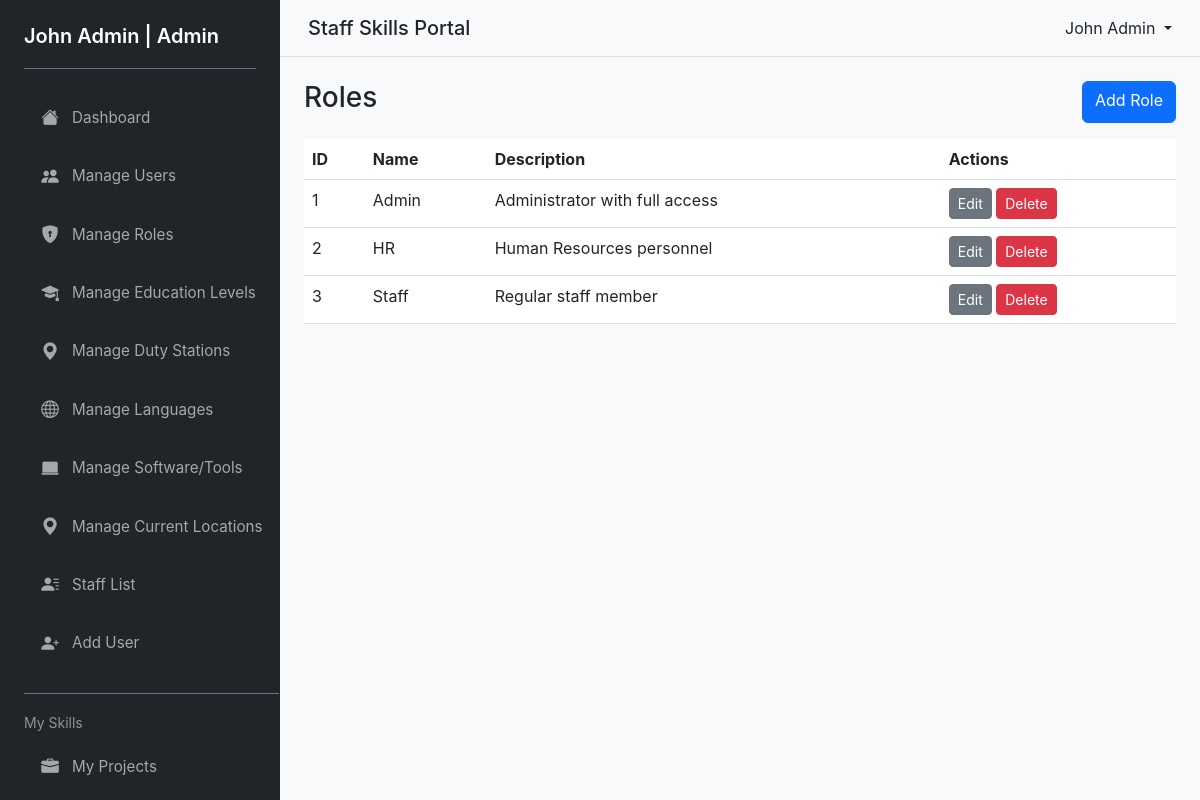
The page /pages/manage_roles.php (signed in) on the database its author committed.
### tables this page shows
CREATE TABLE IF NOT EXISTS roles (
  id INT AUTO_INCREMENT PRIMARY KEY,
  name VARCHAR(50) NOT NULL UNIQUE,
  description VARCHAR(255),
  created_at TIMESTAMP DEFAULT CURRENT_TIMESTAMP
);

### pages/manage_roles.php (the view, shortened to what this page needs)
<?php
require_once __DIR__ . '/../includes/header.php';
$pdo = getPDO();
$roles = $pdo->query('SELECT * FROM roles ORDER BY name ASC')->fetchAll();
?>
<div class="d-flex justify-content-between mb-3">
    <h3>Roles</h3>
    <a class="btn btn-primary" href="<?php echo BASE_URL; ?>/pages/add_role.php">Add Role</a>
</div>
<table class="table">
    <thead><tr><th>ID</th><th>Name</th><th>Description</th><th>Actions</th></tr></thead>
    <tbody>
        <?php if ($roles): foreach ($roles as $r): ?>
            <tr>
                <td><?php echo $r['id']; ?></td>
                <td><?php echo htmlspecialchars($r['name']); ?></td>
                <td><?php echo htmlspecialchars($r['description']); ?></td>
                <td>
                    <a class="btn btn-sm btn-secondary" href="<?php echo BASE_URL; ?>/pages/edit_role.php?id=<?php echo $r['id']; ?>">Edit</a>
                    <form method="post" action="<?php echo BASE_URL; ?>/pages/delete_role.php" style="display:inline;" onsubmit="return confirm('Delete role?');">
                        <button class="btn btn-sm btn-danger">Delete</button>
                    </form>
                </td>
            </tr>
        <?php endforeach; else: ?>
            <tr><td colspan="4">No roles found</td></tr>
        <?php endif; ?>
    </tbody>
</table>
<?php require_once __DIR__ . '/../includes/footer.php'; ?>

### assets/css/styles.css (style rules this page uses)
* { box-sizing: border-box; }
body { font-family: -apple-system, BlinkMacSystemFont, 'Segoe UI', 'Roboto', 'Oxygen', 'Ubuntu', 'Cantarell', 'Fira Sans', 'Droid Sans', 'Helvetica Neue', sans-serif; background-color: #f8f9fa; margin: 0; padding: 0; }
.d-flex { display: flex !important; }
.table { margin-bottom: 0; border-collapse: collapse; }
.btn { transition: all 0.2s ease; }

### rows shown on the page
roles: id "1", name "Admin", description "Administrator with full access"
roles: id "2", name "HR", description "Human Resources personnel"
roles: id "3", name "Staff", description "Regular staff member"

### other values the page prints
$_SESSION['user']['full_names'] "John Admin"
$_SESSION['user']['role_name'] "Admin"
